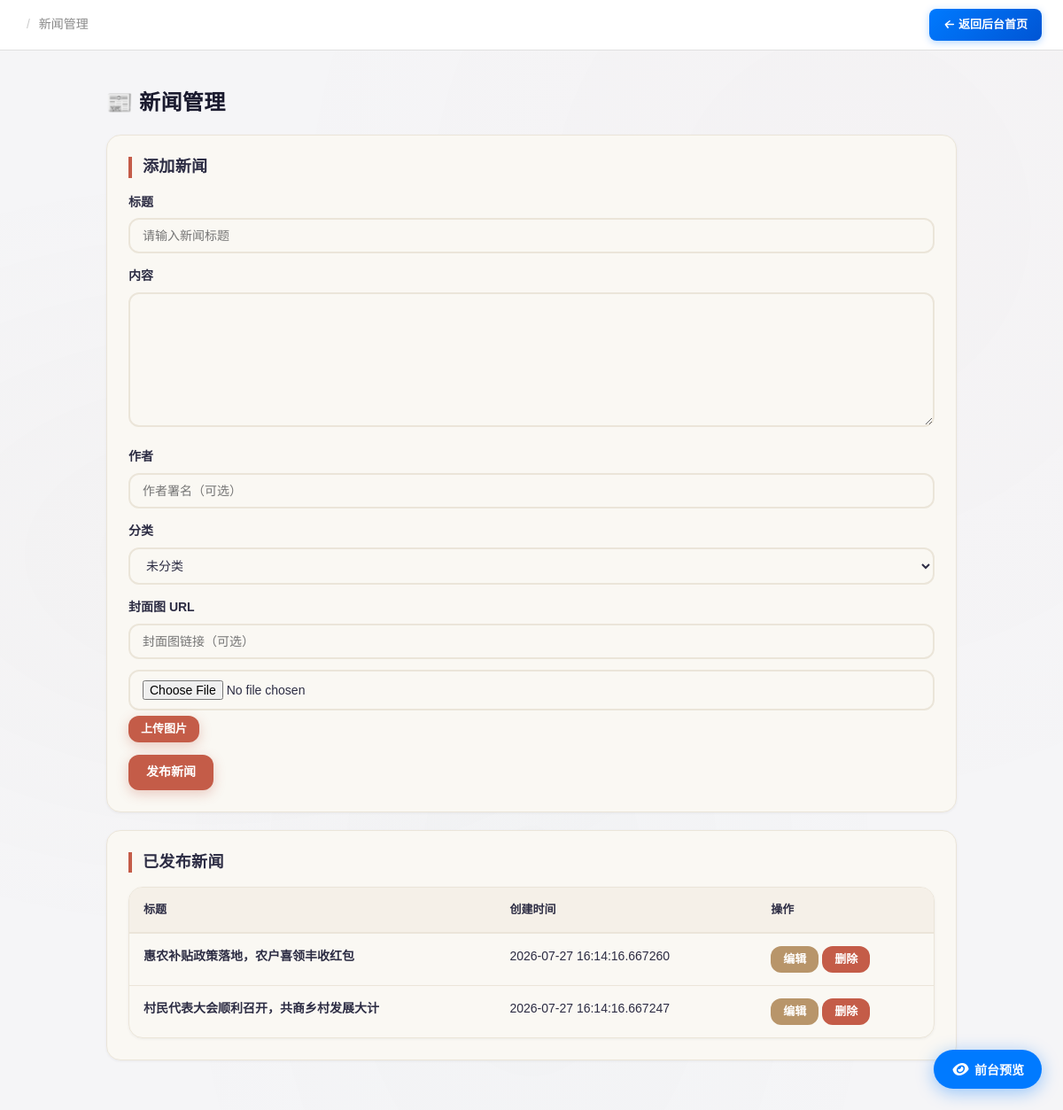
The page /admin/news (signed in) on the database its author committed.
### models.py (models this page shows)
class News(db.Model):
    __tablename__ = "news"
    id = db.Column(db.Integer, primary_key=True)
    title = db.Column(db.String(100), nullable=False)
    content = db.Column(db.Text, nullable=False)
    user_id = db.Column(db.Integer, db.ForeignKey("users.id"))
    category_id = db.Column(db.Integer, db.ForeignKey("categories.id"))
    create_time = db.Column(db.DateTime, default=datetime.utcnow)
    author = db.Column(db.String(80))
    image_url = db.Column(db.String(255))
    view_count = db.Column(db.Integer, default=0)  # 浏览次数

### routes/admin.py (the view, shortened to what this page needs)
@admin_bp.route("/admin/news", methods=["GET", "POST"])
@admin_required
def admin_news():
    news_list = News.query.order_by(News.create_time.desc()).all()
    categories = Category.query.order_by(Category.id).all()
    return render_template(
        "admin_news.html", news_list=news_list, categories=categories
    )

### models.py (called while the page is built)
    @classmethod
    def get(cls):
        try:
            row = cls.query.first()
        except Exception:
            row = None
        if row is None:
            row = cls(id=1, **cls.default_values())
        return row

    @property
    def nav_items(self):
        try:
            items = json.loads(self.nav_menu) if self.nav_menu else []
        except (json.JSONDecodeError, TypeError):
            items = []
        if not isinstance(items, list):
            items = []
        items = [i for i in items if i.get("is_active", True)]
        items.sort(key=lambda x: x.get("sort_order", 0))
        return items

    @property
    def footer_link_groups(self):
        try:
            groups = json.loads(self.footer_links) if self.footer_links else []
        except (json.JSONDecodeError, TypeError):
            groups = []
        return groups if isinstance(groups, list) else []

### templates/admin_news.html (shortened to what this page needs)
{% extends 'base.html' %} {% block title %}新闻管理 - 管理后台{% endblock %}  {% block content %}
<div class="admin-wrap">
  <h2>📰 新闻管理</h2>
  <div class="admin-card">
    <h3>添加新闻</h3>
    <form method="post" action="{{ url_for('admin.admin_news') }}">
      <div class="form-group">
        <label for="title">标题</label>
        <input type="text" id="title" name="title" required placeholder="请输入新闻标题" />
      </div>
      <div class="form-group">
        <label for="adminContent">内容</label>
        <textarea id="adminContent" name="content" rows="8"></textarea>
      </div>
      <div class="form-group">
        <label for="author">作者</label>
        <input type="text" id="author" name="author" placeholder="作者署名（可选）" />
      </div>
      <div class="form-group">
        <label for="category_id">分类</label>
        <select id="category_id" name="category_id">
          <option value="">未分类</option>
        </select>
      </div>
      <div class="form-group">
        <label for="image_url">封面图 URL</label>
        <input type="text" id="image_url" name="image_url" placeholder="封面图链接（可选）" />
        <div class="form-hint">
          <input type="file" id="newsImage" accept="image/*" style="margin-top:6px;" />
          <button type="button" class="btn btn-primary btn-sm" style="margin-top:6px;" onclick="uploadNewsImage()">上传图片</button>
        </div>
      </div>
      <button type="submit" class="btn btn-primary">发布新闻</button>
    </form>
  </div>
  <div class="admin-card">
    <h3>已发布新闻</h3>
    {% if news_list %}
    <div class="table-wrap">
      <table class="admin-table">
        <thead>
          <tr>
            <th>标题</th>
            <th>创建时间</th>
            <th>操作</th>
          </tr>
        </thead>
        <tbody>
          {% for news in news_list %}
          <tr>
            <td><strong>{{ news.title }}</strong></td>
            <td>{{ news.create_time }}</td>
            <td>
              <button
                class="btn btn-warning btn-sm"
                onclick="editNews({{ news.id }}, '{{ news.title|e }}', '{{ news.content|e }}', '{{ news.author|e }}', {{ news.category_id or 'null' }}, '{{ news.image_url|e }}')"
              >
                编辑
              </button>
              <button class="btn btn-danger btn-sm" onclick="deleteNews({{ news.id }})">
                删除
              </button>
            </td>
          </tr>
          {% endfor %}
        </tbody>
      </table>
    </div>
    {% else %}
    <p class="empty-hint">暂无新闻，请添加</p>
    {% endif %}
  </div>
</div>
{% endblock %}

### static/css/style.css (style rules this page uses)
:root { --cinnabar: #c45c48; --cinnabar-light: #d97b6a; --cinnabar-pale: #f5e0dc; --jade: #5a8a7f; --jade-light: #7ab5a8; --jade-pale: #e0f0ec; --gold: #b8956a; --gold-light: #d4b896; --gold-pale: #f5efe6; --ink-dark: #1a1a2e; --ink: #2d2d44; --ink-light: #4a4a6a; --ink-muted: #7a7a9a; --paper: #faf8f3; --paper-warm: #f5f0e8; --paper-deep: #ebe5d9; --shadow-sm: 0 1px 3px rgba(26, 26, 46, 0.06); --shadow-md: 0 4px 16px rgba(26, 26, 46, 0.08); --shadow-lg: 0 8px 32px rgba(26, 26, 46, 0.1); --shadow-xl: 0 16px 48px rgba(26, 26, 46, 0.12); --font-display: "Noto Serif SC", "Source Han Serif SC", serif; --font-body: "Noto Sans SC", "PingFang SC", "Microsoft YaHei", sans-serif; --font-mono: "JetBrains Mono", "Fira Code", monospace; --radius-sm: 8px; --radius-md: 12px; --radius-lg: 16px; --radius-xl: 20px; --radius-full: 9999px; --space-1: 4px; --space-2: 8px; --space-3: 12px; --space-4: 16px; --space-5: 20px; --space-6: 24px; --space-8: 32px; --space-10: 40px; --space-12: 48px; --space-16: 64px; --ease-out: cubic-bezier(0.16, 1, 0.3, 1); --ease-in-out: cubic-bezier(0.65, 0, 0.35, 1); --duration-fast: 150ms; --duration-normal: 250ms; --duration-slow: 400ms; }
*, *::before, *::after { box-sizing: border-box; margin: 0; padding: 0; }
html { font-size: 16px; -webkit-font-smoothing: antialiased; -moz-osx-font-smoothing: grayscale; }
body { font-family: var(--font-body); background: var(--paper); color: var(--ink); line-height: 1.7; min-height: 100vh; display: flex; flex-direction: column; }
h1, h2, h3, h4, h5, h6 { font-family: var(--font-display); font-weight: 700; line-height: 1.3; color: var(--ink-dark); letter-spacing: 0.02em; }
h2 { font-size: clamp(1.4rem, 1.1rem + 1.5vw, 2rem); }
h3 { font-size: clamp(1.1rem, 0.95rem + 0.75vw, 1.35rem); }
.btn { display: inline-flex; align-items: center; justify-content: center; gap: var(--space-2); padding: 10px 24px; border-radius: var(--radius-md); font-size: 0.9rem; font-weight: 500; font-family: var(--font-body); cursor: pointer; transition: all var(--duration-fast) var(--ease-out); border: 1px solid transparent; line-height: 1.4; white-space: nowrap; }
.btn-primary { background: linear-gradient(135deg, var(--cinnabar), var(--cinnabar-light)); color: white; box-shadow: 0 4px 14px rgba(196, 92, 72, 0.3); }
.btn-sm { padding: 6px 14px; font-size: 0.8rem; }
.form-group { margin-bottom: var(--space-5); }
.form-group label { display: block; font-weight: 600; margin-bottom: var(--space-1); font-size: 0.85rem; color: var(--ink); }
table { width: 100%; border-collapse: collapse; font-size: 0.9rem; }
th { background: var(--paper-warm); padding: 12px 16px; text-align: left; font-weight: 600; color: var(--ink-light); border-bottom: 2px solid var(--paper-deep); white-space: nowrap; }
td { padding: 12px 16px; border-bottom: 1px solid var(--paper-deep); }

### templates/base.html (style rules this page uses)
body::before { content: ""; position: fixed; top: 0; left: 0; right: 0; bottom: 0; background-image: radial-gradient(ellipse at 20% 50%, rgba(184, 149, 106, 0.03) 0%, transparent 50%), radial-gradient(ellipse at 80% 20%, rgba(196, 92, 72, 0.02) 0%, transparent 50%), radial-gradient(ellipse at 50% 80%, rgba(90, 138, 127, 0.02) 0%, transparent 50%); pointer-events: none; z-index: 0; }
.btn { display: inline-flex; align-items: center; justify-content: center; gap: 6px; padding: 10px 24px; border-radius: 10px; font-size: 14px; font-weight: 500; cursor: pointer; transition: all 0.3s cubic-bezier(0.4, 0, 0.2, 1); border: none; outline: none; }
.btn-primary { background: linear-gradient(135deg, var(--cinnabar) 0%, var(--cinnabar-light) 100%); color: white; box-shadow: 0 4px 14px rgba(196, 92, 72, 0.3); }
body.is-admin { background: #f5f5f7; }

### rows shown on the page
News: title "惠农补贴政策落地，农户喜领丰收红包", create_time "2026-07-27 16:14:16.667260"
News: title "村民代表大会顺利召开，共商乡村发展大计", create_time "2026-07-27 16:14:16.667247"
